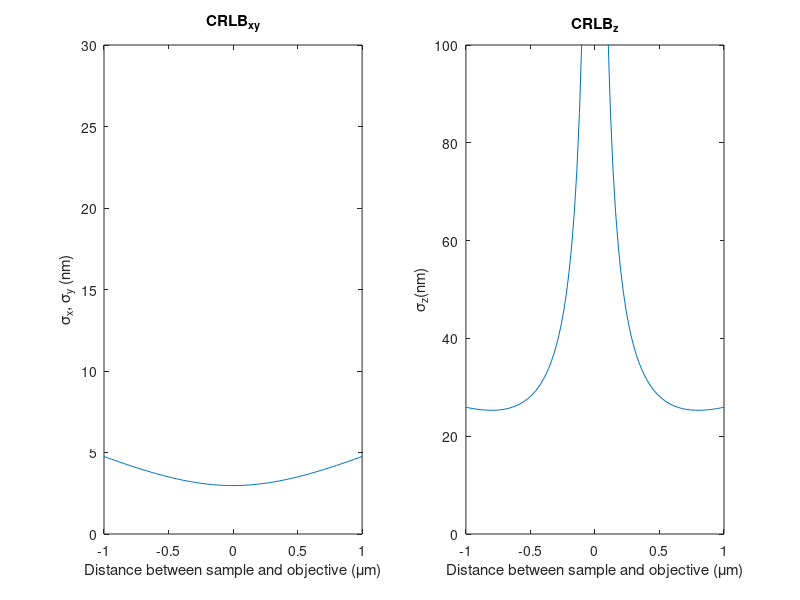

MATLAB code for this plot:
%%%%%%%%%%%%%%%%%%%%%%%%%%%%%%%%%%%%%%%%%%%%%%%%%
% CRLB calculation for a Gaussian PSF
% 01/20/2020
% Abhijit Marar
%%%%%%%%%%%%%%%%%%%%%%%%%%%%%%%%%%%%%%%%%%%%%%%%%

f_o = 3;                                % Focal length of objective (mm)    
NA = 1.42;                              % Numerical aperture of objective
wave = 515e-6;                          % Wavelength of light (mm)
FWHM = (0.61*wave)/NA;                  % FWHM
sigma_o = FWHM/(2*sqrt(2*log(2)));      % standard deviation of Gaussian
z = 2.999:20e-6:3.001;                  % Distance between sample and objective
z_s = (z-3.000);
N = 1000;                               % No. of photons                                
d = 800e-6;                             % Depth of focus (mm)

sigma_g = zeros(1,length(z_s));
sigma_xy = zeros(1,length(z_s));
sigma_z = zeros(1,length(z_s));
for i = 1:length(z_s)
    sigma_g(i) = sigma_o*sqrt(1+(z_s(i)/d)^2);
    sigma_xy(i) = sigma_g(i)/sqrt(N);
    sigma_z(i) = (1/sqrt(N))*((d^2/(2*abs(z_s(i))))+(abs(z_s(i))/2));
end

defocus = z_s*1.e+3;

figure
subplot(1,2,1)
plot(defocus,sigma_xy*1e+6)
axis([-1 1 0 30])
title('CRLB_{xy}')
xlabel('Distance between sample and objective (\mum)')
ylabel('\sigma_{x}, \sigma_{y} (nm)')


subplot(1,2,2)
plot(defocus,sigma_z*1e+6)
axis([-1 1 0 100])
title('CRLB_{z}')
xlabel('Distance between sample and objective (\mum)')
ylabel('\sigma_{z}(nm)')


